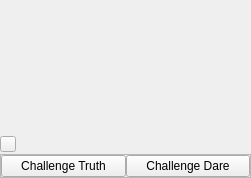
<?xml version="1.0" encoding="UTF-8"?>
<ui version="4.0">
 <class>TodGameWidgetUi</class>
 <widget class="QWidget" name="TodGameWidgetUi">
  <property name="geometry">
   <rect>
    <x>0</x>
    <y>0</y>
    <width>251</width>
    <height>178</height>
   </rect>
  </property>
  <property name="sizePolicy">
   <sizepolicy hsizetype="Expanding" vsizetype="Expanding">
    <horstretch>0</horstretch>
    <verstretch>0</verstretch>
   </sizepolicy>
  </property>
  <property name="windowTitle">
   <string>Form</string>
  </property>
  <property name="styleSheet">
   <string notr="true"/>
  </property>
  <layout class="QVBoxLayout" name="verticalLayout_2">
   <property name="spacing">
    <number>2</number>
   </property>
   <property name="leftMargin">
    <number>0</number>
   </property>
   <property name="topMargin">
    <number>0</number>
   </property>
   <property name="rightMargin">
    <number>0</number>
   </property>
   <property name="bottomMargin">
    <number>0</number>
   </property>
   <item>
    <layout class="QHBoxLayout" name="horizontalLayout_3">
     <item>
      <widget class="VidWidget" name="m_VidWidget" native="true">
       <property name="sizePolicy">
        <sizepolicy hsizetype="Expanding" vsizetype="Expanding">
         <horstretch>0</horstretch>
         <verstretch>0</verstretch>
        </sizepolicy>
       </property>
      </widget>
     </item>
     <item>
      <layout class="QVBoxLayout" name="verticalLayout">
       <property name="spacing">
        <number>2</number>
       </property>
       <item>
        <widget class="TodStatsWidget" name="m_MyStats" native="true"/>
       </item>
       <item>
        <spacer name="verticalSpacer">
         <property name="orientation">
          <enum>Qt::Vertical</enum>
         </property>
         <property name="sizeType">
          <enum>QSizePolicy::Fixed</enum>
         </property>
         <property name="sizeHint" stdset="0">
          <size>
           <width>20</width>
           <height>20</height>
          </size>
         </property>
        </spacer>
       </item>
       <item>
        <widget class="TodStatsWidget" name="m_HisStats" native="true"/>
       </item>
       <item>
        <spacer name="verticalSpacer_2">
         <property name="orientation">
          <enum>Qt::Vertical</enum>
         </property>
         <property name="sizeHint" stdset="0">
          <size>
           <width>20</width>
           <height>40</height>
          </size>
         </property>
        </spacer>
       </item>
      </layout>
     </item>
    </layout>
   </item>
   <item>
    <layout class="QHBoxLayout" name="horizontalLayout_2">
     <property name="spacing">
      <number>2</number>
     </property>
     <item>
      <widget class="VxPushButton" name="m_EmoticonButton">
       <property name="sizePolicy">
        <sizepolicy hsizetype="Fixed" vsizetype="Fixed">
         <horstretch>0</horstretch>
         <verstretch>0</verstretch>
        </sizepolicy>
       </property>
       <property name="minimumSize">
        <size>
         <width>16</width>
         <height>16</height>
        </size>
       </property>
       <property name="maximumSize">
        <size>
         <width>16</width>
         <height>16</height>
        </size>
       </property>
       <property name="text">
        <string notr="true"/>
       </property>
      </widget>
     </item>
     <item>
      <widget class="QLabel" name="m_InstructLabel">
       <property name="sizePolicy">
        <sizepolicy hsizetype="Expanding" vsizetype="Preferred">
         <horstretch>0</horstretch>
         <verstretch>0</verstretch>
        </sizepolicy>
       </property>
       <property name="text">
        <string notr="true"/>
       </property>
      </widget>
     </item>
    </layout>
   </item>
   <item>
    <widget class="QFrame" name="m_ButtonFrame">
     <property name="frameShape">
      <enum>QFrame::StyledPanel</enum>
     </property>
     <property name="frameShadow">
      <enum>QFrame::Plain</enum>
     </property>
     <property name="lineWidth">
      <number>0</number>
     </property>
     <layout class="QHBoxLayout" name="horizontalLayout">
      <property name="spacing">
       <number>0</number>
      </property>
      <property name="leftMargin">
       <number>0</number>
      </property>
      <property name="topMargin">
       <number>0</number>
      </property>
      <property name="rightMargin">
       <number>0</number>
      </property>
      <property name="bottomMargin">
       <number>0</number>
      </property>
      <item>
       <widget class="VxPushButton" name="m_TruthButton">
        <property name="sizePolicy">
         <sizepolicy hsizetype="Expanding" vsizetype="Preferred">
          <horstretch>0</horstretch>
          <verstretch>0</verstretch>
         </sizepolicy>
        </property>
        <property name="minimumSize">
         <size>
          <width>0</width>
          <height>0</height>
         </size>
        </property>
        <property name="maximumSize">
         <size>
          <width>16777215</width>
          <height>16777215</height>
         </size>
        </property>
        <property name="text">
         <string>Challenge Truth</string>
        </property>
       </widget>
      </item>
      <item>
       <widget class="VxPushButton" name="m_DareButton">
        <property name="sizePolicy">
         <sizepolicy hsizetype="Expanding" vsizetype="Preferred">
          <horstretch>0</horstretch>
          <verstretch>0</verstretch>
         </sizepolicy>
        </property>
        <property name="minimumSize">
         <size>
          <width>0</width>
          <height>0</height>
         </size>
        </property>
        <property name="maximumSize">
         <size>
          <width>16777211</width>
          <height>16777211</height>
         </size>
        </property>
        <property name="text">
         <string>Challenge Dare</string>
        </property>
       </widget>
      </item>
     </layout>
    </widget>
   </item>
  </layout>
 </widget>
 <customwidgets>
  <customwidget>
   <class>VxPushButton</class>
   <extends>QPushButton</extends>
   <header location="global">VxPushButton.h</header>
  </customwidget>
  <customwidget>
   <class>VidWidget</class>
   <extends>QWidget</extends>
   <header>VidWidget.h</header>
   <container>1</container>
  </customwidget>
  <customwidget>
   <class>TodStatsWidget</class>
   <extends>QWidget</extends>
   <header>TodStatsWidget.h</header>
   <container>1</container>
  </customwidget>
 </customwidgets>
 <resources/>
 <connections/>
</ui>
